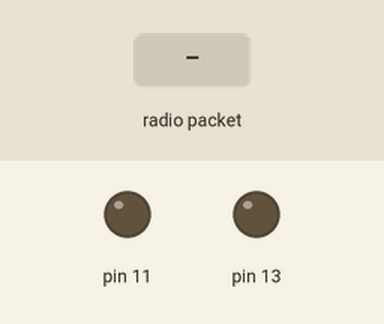
This sketch was run on a simulated Arduino Uno, built with avr-gcc and run on an emulated ATmega328P. Shown: output pins drawn as LEDs (lit = HIGH). Inputs (shaded band) come from the test bench. No radio packets arrive unless stated; what the sketch prints to the serial monitor is not drawn.

Above: at 1.2 s.
1.3 s: radio packet "1" arrives
Timing chart, 0 to 4.3 s (numbered marks = the images above; inputs shaded):
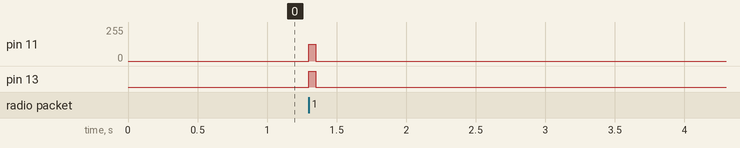

Measured:
- after the input at 1.3 s, pin 11: 0/255 → 127/255 at once, → 0/255 0.05 s later; pin 13: LOW → HIGH at once, → LOW 0.05 s later

The sketch:

WorkingReceiverCode.ino
```cpp
#include <RH_ASK.h>
#include <SPI.h> // Not actualy used but needed to compile

// connect the reciever pin to 4, and a buzzer from 11 to ground
RH_ASK driver(2000, 4,12,10,false);

void setup()
{
    Serial.begin(9600);
    if (!driver.init())
         Serial.println("init failed");

  // this makes a buzzer signal when a message is recieved
  pinMode(11,OUTPUT);
  // this makes the onboard LED lightup
  pinMode(13,OUTPUT);

}

void loop()
{
    uint8_t buf[50];
    uint8_t buflen = sizeof(buf);
    if (driver.recv(buf, &buflen)) // Non-blocking
    {

      // Message with a good checksum received, dump it.
      Serial.print("Message: ");
      Serial.println((char*)buf);

      // turn on buzzer and LED
      analogWrite(11,255/2);
      digitalWrite(13,HIGH);
      delay(50);
      // turn back off
      analogWrite(11,0);
      digitalWrite(13,LOW);

    }
}
```
